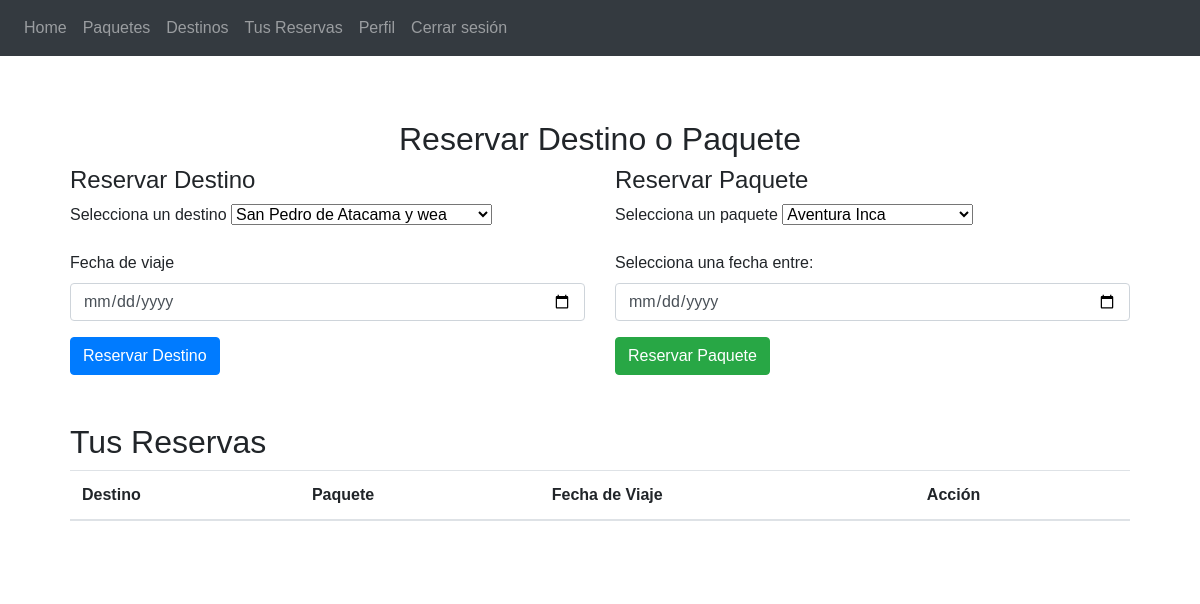
The app's page /reserve/reserve (signed in), older data.
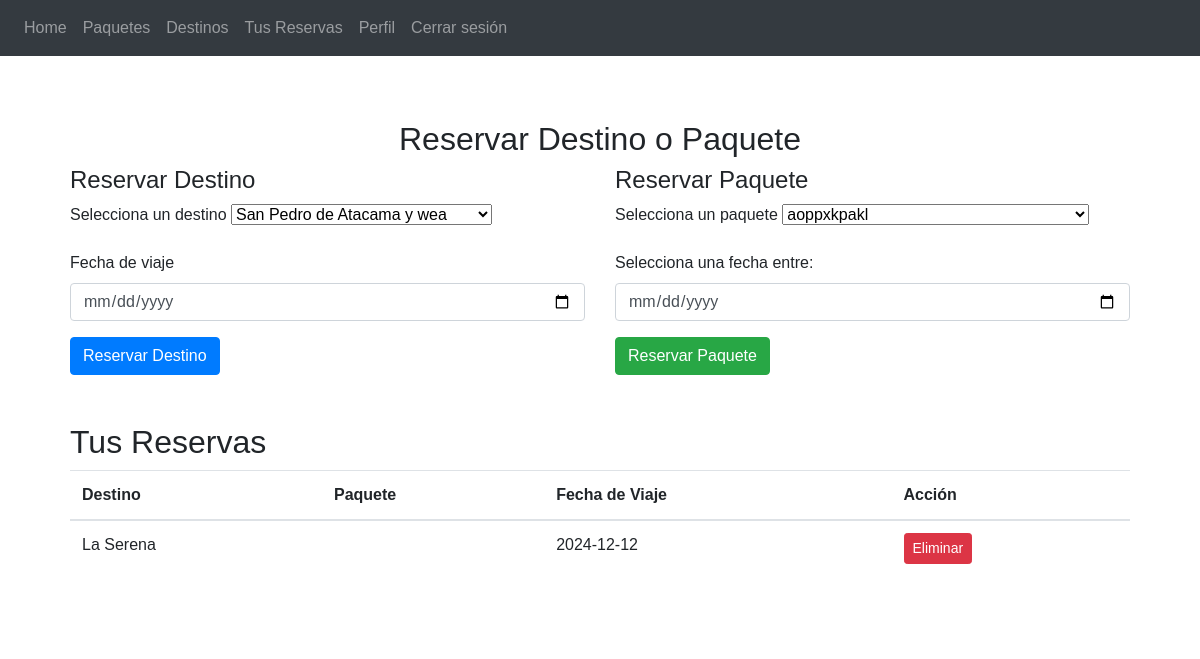
The same page, newer data.
### app/travel/models.py (models this page shows, shortened)
class Reservation(db.Model):
    __tablename__ = 'reservations'
    id = db.Column(db.Integer, primary_key=True)
    user_id = db.Column(db.Integer, db.ForeignKey('users.id'), nullable=False)
    destination_id = db.Column(db.Integer, db.ForeignKey('destinations.id'), nullable=True)  # Relación con Destination
    package_id = db.Column(db.Integer, db.ForeignKey('packages.id'), nullable=True)  # Relación con Package
    travel_date = db.Column(db.Date, nullable=False)
    created_at = db.Column(db.DateTime, default=datetime.utcnow)
    destination = db.relationship('Destination', backref='reservations_related', lazy=True)
    package = db.relationship('Package', backref='reservations_related', lazy=True)
    user = db.relationship('User', backref='user_reservations', lazy=True)

class Destination(db.Model):
    __tablename__ = 'destinations'
    id = db.Column(db.Integer, primary_key=True)
    name = db.Column(db.String(100), nullable=False)
    description = db.Column(db.Text, nullable=False)
    activities = db.Column(db.String(255), nullable=False)
    cost = db.Column(db.Float, nullable=False)
    reservations = db.relationship('Reservation', backref='destination_related', lazy=True)

### app/travel/routes.py (the view, shortened to what this page needs)
@travel.route('/reserve', methods=['GET', 'POST'])
@login_required
def reserve():
    form = ReservationForm()
    form.destination.choices = [(d.id, d.name) for d in Destination.query.all()]
    form.package.choices = [(p.id, p.name) for p in Package.query.all()]
    reservations = Reservation.query.filter_by(user_id=current_user.id).all()
    return render_template('travel/reserve.html', form=form, reservations=reservations)

### app/travel/forms.py
class ReservationForm(FlaskForm):
    destination = SelectField('Destino', coerce=int, validators=[DataRequired()])
    package = SelectField('Paquete Turístico', coerce=int, validators=[DataRequired()])
    travel_date = DateField('Fecha de Viaje', format='%Y-%m-%d', validators=[DataRequired()])
    submit = SubmitField('Reservar')

### app/auth/models.py (called while the page is built)
    def is_admin(self):
        return self.role == 'admin'

### app/templates/travel/reserve.html (shortened to what this page needs)
{% extends "base.html" %}
{% block content %}
<div class="container mt-4">
    <h2 class="text-center">Reservar Destino o Paquete</h2>
    <div class="row">
        <div class="col-md-6">
            <h4>Reservar Destino</h4>
            <form method="POST" action="{{ url_for('travel.reserve_destination') }}">
                <div class="mb-3">
                    <label for="destination" class="form-label">Selecciona un destino</label>
                    {{ form.destination(class="form-select", id="destination", onchange="showDescription('destination')") }}
                </div>
                <div class="mb-3">
                    <label for="travel_date_dest" class="form-label">Fecha de viaje</label>
                    {{ form.travel_date(class="form-control", id="travel_date_dest") }}
                </div>
                <button type="submit" class="btn btn-primary">Reservar Destino</button>
            </form>
        </div>
        <div class="col-md-6">
            <h4>Reservar Paquete</h4>
            <form method="POST" action="{{ url_for('travel.reserve_package') }}">
                <div class="mb-3">
                    <label for="package" class="form-label">Selecciona un paquete</label>
                    {{ form.package(class="form-select", id="package", onchange="loadAvailableDates()") }}
                </div>
                <div class="mb-3">
                    <label for="travel_date_pack" class="form-label">Selecciona una fecha entre:</label>
                    <input type="date" id="travel_date_pack" class="form-control" name="travel_date">
                </div>
                <button type="submit" class="btn btn-success">Reservar Paquete</button>
            </form>
        </div>
    </div>
    <h2 class="mt-5">Tus Reservas</h2>
    <table class="table">
        <thead>
            <tr>
                <th>Destino</th>
                <th>Paquete</th>
                <th>Fecha de Viaje</th>
                <th>Acción</th>
            </tr>
        </thead>
        <tbody>
            {% for reservation in reservations %}
            <tr>
                <td>{{ reservation.destination.name if reservation.destination }}</td>
                <td>{{ reservation.package.name if reservation.package }}</td>
                <td>{{ reservation.travel_date }}</td>
                <td>
                    <form method="POST" action="{{ url_for('travel.delete_reservation', id=reservation.id) }}">
                        <button type="submit" class="btn btn-danger btn-sm">Eliminar</button>
                    </form>
                </td>
            </tr>
            {% endfor %}
        </tbody>
    </table>
</div>
{% endblock %}

Row changes from the older to the newer data that the page shows:
added Reservation: destination "La Serena", travel_date "2024-12-12"
Text that changed along with them:
form field package: "Aventura Inca" → "aoppxkpakl"
